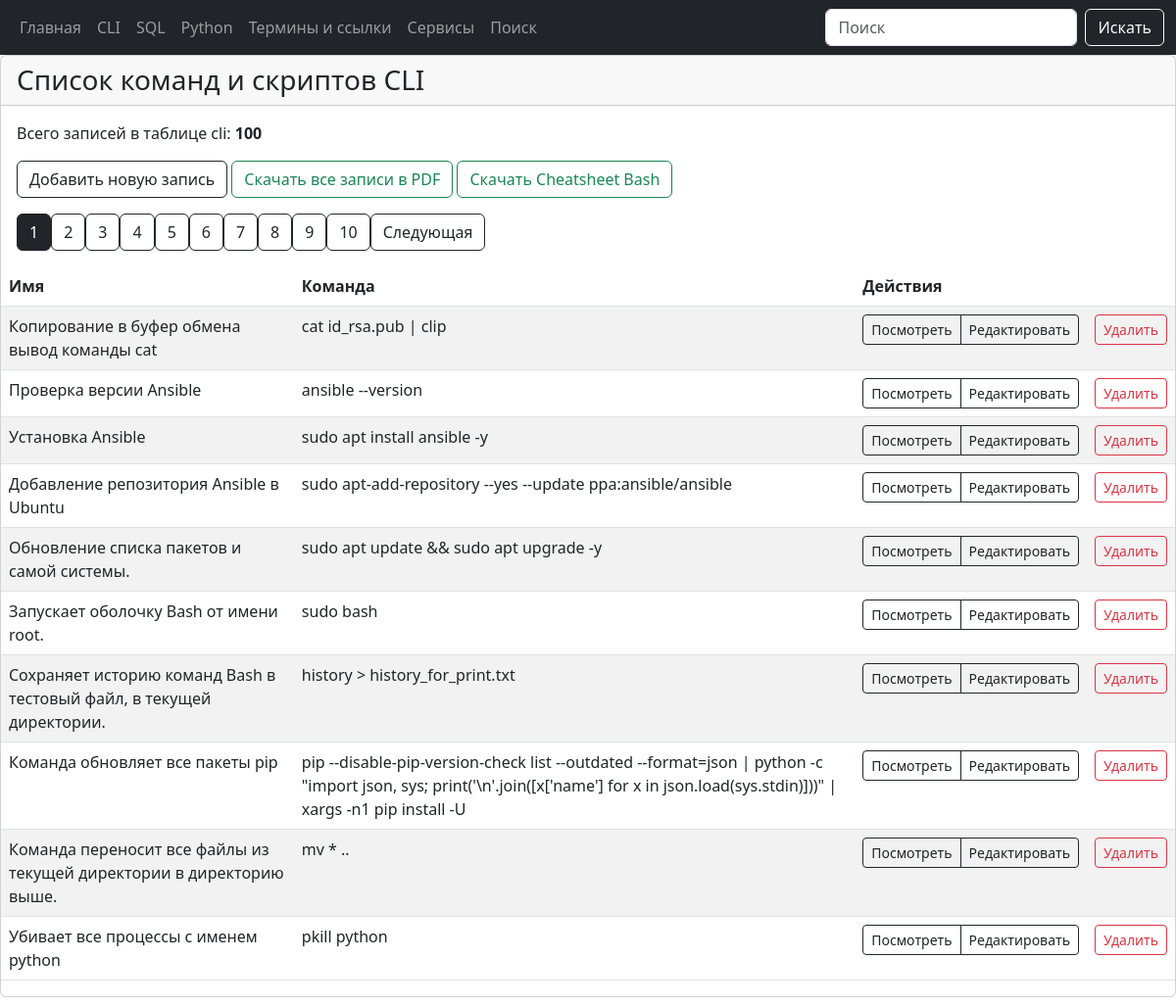
/cli, run on the app's committed database.
### tables this page shows
CREATE TABLE "cli" (
  "cli_id" INTEGER PRIMARY KEY AUTOINCREMENT,
  "cli_command" TEXT NOT NULL,
  "cli_name" TEXT NOT NULL,
  "cli_date_add" TIMESTAMP DEFAULT CURRENT_TIMESTAMP,
  "cli_date_edit" TEXT
);

### modules/cli/cli_posts.py (the view)
@bp.route("/cli")
def cli_posts():
    page = request.args.get('page', 1, type=int)
    conn = connect.get_db_connection()
    count_row = conn.execute("SELECT COUNT(*) FROM cli").fetchone()
    if count_row and count_row[0] is not None:
        cli_list_count = int(count_row[0])
    else:
        cli_list_count = 0
    offset = (page - 1) * PER_PAGE
    cli_list = conn.execute(
        "SELECT * FROM cli ORDER BY cli_id DESC LIMIT ? OFFSET ?",
        (PER_PAGE, offset)
    ).fetchall()
    conn.close()
    total_pages = (cli_list_count + PER_PAGE - 1) // PER_PAGE
    return render_template(
        "cli/cli_posts.html",
        cli_list=cli_list,
        cli_list_count=cli_list_count,
        page=page,
        total_pages=total_pages,
    )

### modules/connect.py (called while the page is built)
def get_db_connection():
    db_path = os.path.join(BASE_DIR, '../database.db')
    conn = sqlite3.connect(db_path, timeout=30)
    conn.row_factory = sqlite3.Row
    return conn

### templates/cli/cli_posts.html (shortened to what this page needs)
{% extends "base.html" %}
{% block content %}
<div class="card mb-4">
   <div class="card-header h3">Список команд и скриптов CLI</div>
   <div class="card-body">
      <p class="card-text">
         Всего записей в таблице cli: <b>{{ cli_list_count }}</b>
      </p>
      <a href="{{ url_for('add_cli_post.add_cli_post') }}" class="btn btn-outline-dark">
         Добавить новую запись
      </a>
      <a href="{{ url_for('cli_posts.cli_download_pdf') }}" class="btn btn-outline-success">
          Скачать все записи в PDF
      </a>
      <a href="{{ url_for('static', filename='cheat_sheets/cheat_sheet_bash.pdf') }}" class="btn btn-outline-success">
         Скачать Cheatsheet Bash
      </a>
      <div class="pagination">
         {% for p in range(1, total_pages + 1) %}
         <a href="{{ url_for('cli_posts.cli_posts', page=p) }}"
            class="btn btn-outline-dark {% if p == page %}active{% endif %}">{{ p }}</a>
         {% endfor %}
         {% if page < total_pages %}
         <a href="{{ url_for('cli_posts.cli_posts', page=page+1) }}" class="btn btn-outline-dark">Следующая</a>
         {% endif %}
      </div>
   </div>
   <table class="table table-striped">
      <thead>
         <tr>
            <th>Имя</th>
            <th>Команда</th>
            <th colspan="2">Действия</th>
         </tr>
      </thead>
      <tbody>
         {% for item in cli_list %}
         <tr>
            <td>{{ item.cli_name }}</td>
            <td>{{ item.cli_command }}</td>
            <td>
               <div class="btn-group" role="group" aria-label="Действия">
                  <a href="{{ url_for('get_view_cli_post.get_view_cli_post', cli_id=item.cli_id) }}"
                     class="btn btn-outline-dark btn-sm">
                     Посмотреть
                  </a>
                  <a href="{{ url_for('edit_cli_post.edit_cli_post', cli_id=item.cli_id) }}"
                     class="btn btn-outline-dark btn-sm">
                     Редактировать
                  </a>
               </div>
            </td>
            <td>
               <form action="{{ url_for('delete_cli_post.delete_cli_post', cli_id=item.cli_id)}}" method="POST"
                  class="d-inline">
                  <button type="submit" class="btn btn-outline-danger btn-sm"
                     onclick="return confirm('Вы точно уверены что хотите удалить запись?')">
                     Удалить
                  </button>
               </form>
            </td>
         </tr>
         {% endfor %}
      </tbody>
   </table>
</div>
{% endblock %}

### data on the page
cli: cli_name "Копирование в буфер обмена вывод команды cat", cli_command "cat id_rsa.pub | clip"
cli: cli_name "Проверка версии Ansible", cli_command "ansible --version"
cli: cli_name "Установка Ansible", cli_command "sudo apt install ansible -y"
cli: cli_name "Добавление репозитория Ansible в Ubuntu", cli_command "sudo apt-add-repository --yes --update ppa:ansible/ansible"
cli: cli_name "Обновление списка пакетов и самой системы.", cli_command "sudo apt update && sudo apt upgrade -y"
cli: cli_name "Запускает оболочку Bash от имени root.", cli_command "sudo bash"
cli: cli_name "Сохраняет историю команд Bash в тестовый файл, в текущей директории.", cli_command "history > history_for_print.txt"
cli: cli_name "Команда обновляет все пакеты pip", cli_command "pip --disable-pip-version-check list --outdated --format=json | python -c \"import json, sys; print('\\n'.join([x['name'] for x in json.load(sys.stdin)]))\" | xargs -n1 pip install -U"
cli: cli_name "Команда переносит все файлы из текущей директории в директорию выше.", cli_command "mv * .."
cli: cli_name "Убивает все процессы с именем python", cli_command "pkill python"

### other printed values
{{ cli_list_count }} "100"
{{ p }} "1" "2" "3" "4" "5" "6" "7" "8" "9" "10"
